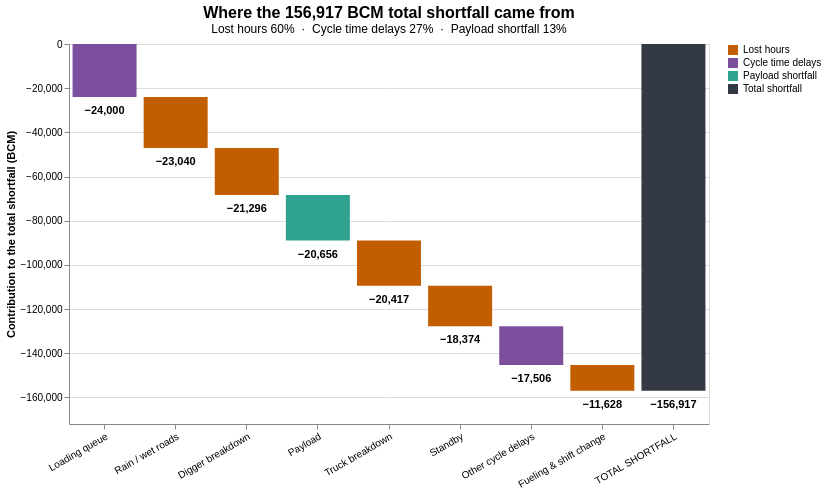

The notebook cell this image was saved under:
### Code cell
color = alt.Scale(domain=["Lost hours", "Cycle time delays", "Payload shortfall", "Total shortfall"],
                  range=["#c25e00", "#7b4f9e", "#2fa38f", "#333a45"])
x = alt.X("label:N", sort=list(wf["label"]), title=None, axis=alt.Axis(labelAngle=-30))

bars = alt.Chart(wf).mark_bar().encode(
    x=x,
    y=alt.Y("start:Q", title="Contribution to the total shortfall (BCM)",
            scale=alt.Scale(domain=[-172000, 0], nice=False)),
    y2="end:Q",
    color=alt.Color("group:N", scale=color, title=None),
    tooltip=[alt.Tooltip("label:N", title="Factor"),
             alt.Tooltip("group:N", title="Group"),
             alt.Tooltip("effect_bcm:Q", title="Effect (BCM)", format=",.0f")])

number= alt.Chart(wf).mark_text(dy=14, fontWeight="bold").encode(
    x=x, y="end:Q", text=alt.Text("effect_bcm:Q", format=",.0f"))

chart = (bars + number).properties(
    width=640, height=380,
    title=alt.TitleParams("Where the 156,917 BCM total shortfall came from",
                          subtitle="Lost hours 60%  ·  Cycle time delays 27%  ·  Payload shortfall 13%",
                          fontSize=16, anchor="middle"))
chart

### Figure 1 — Vega-Lite specification as saved in the notebook (floating-point values rounded to 4 significant figures)
{"config": {"view": {"continuousWidth": 300, "continuousHeight": 300}}, "layer": [{"mark": {"type": "bar"}, "encoding": {"color": {"field": "group", "scale": {"domain": ["Lost hours", "Cycle time delays", "Payload shortfall", "Total shortfall"], "range": ["#c25e00", "#7b4f9e", "#2fa38f", "#333a45"]}, "title": null, "type": "nominal"}, "tooltip": [{"field": "label", "title": "Factor", "type": "nominal"}, {"field": "group", "title": "Group", "type": "nominal"}, {"field": "effect_bcm", "format": ",.0f", "title": "Effect (BCM)", "type": "quantitative"}], "x": {"axis": {"labelAngle": -30}, "field": "label", "sort": ["Loading queue", "Rain / wet roads", "Digger breakdown", "Payload", "Truck breakdown", "Standby", "Other cycle delays", "Fueling & shift change", "TOTAL SHORTFALL"], "title": null, "type": "nominal"}, "y": {"field": "start", "scale": {"domain": [-172000, 0], "nice": false}, "title": "Contribution to the total shortfall (BCM)", "type": "quantitative"}, "y2": {"field": "end"}}}, {"mark": {"type": "text", "dy": 14, "fontWeight": "bold"}, "encoding": {"text": {"field": "effect_bcm", "format": ",.0f", "type": "quantitative"}, "x": {"axis": {"labelAngle": -30}, "field": "label", "sort": ["Loading queue", "Rain / wet roads", "Digger breakdown", "Payload", "Truck breakdown", "Standby", "Other cycle delays", "Fueling & shift change", "TOTAL SHORTFALL"], "title": null, "type": "nominal"}, "y": {"field": "end", "type": "quantitative"}}}], "data": {"name": "data-fae57325bd65474a63ca432687d3ac8f"}, "height": 380, "title": {"text": "Where the 156,917 BCM total shortfall came from", "anchor": "middle", "fontSize": 16, "subtitle": "Lost hours 60%  ·  Cycle time delays 27%  ·  Payload shortfall 13%"}, "width": 640, "$schema": "https://vega.github.io/schema/vega-lite/v5.20.1.json", "datasets": {"data-fae57325bd65474a63ca432687d3ac8f": [{"factor": "eff_queue", "effect_bcm": -24000.0, "start": 0.0, "end": -24000.0, "label": "Loading queue", "type": "Factor", "group": "Cycle time delays"}, {"factor": "eff_rain", "effect_bcm": -23040.0, "start": -24000.0, "end": -47040.0, "label": "Rain / wet roads", "type": "Factor", "group": "Lost hours"}, {"factor": "eff_digger_bd", "effect_bcm": -21300.0, "start": -47040.0, "end": -68340.0, "label": "Digger breakdown", "type": "Factor", "group": "Lost hours"}, {"factor": "eff_pyld", "effect_bcm": -20660.0, "start": -68340.0, "end": -88990.0, "label": "Payload", "type": "Factor", "group": "Payload shortfall"}, {"factor": "eff_truck_bd", "effect_bcm": -20420.0, "start": -88990.0, "end": -109400.0, "label": "Truck breakdown", "type": "Factor", "group": "Lost hours"}, {"factor": "eff_standby", "effect_bcm": -18370.0, "start": -109400.0, "end": -127800.0, "label": "Standby", "type": "Factor", "group": "Lost hours"}, {"factor": "eff_other_cycle", "effect_bcm": -17510.0, "start": -127800.0, "end": -145300.0, "label": "Other cycle delays", "type": "Factor", "group": "Cycle time delays"}, {"factor": "eff_fuel-shift", "effect_bcm": -11630.0, "start": -145300.0, "end": -156900.0, "label": "Fueling & shift change", "type": "Factor", "group": "Lost hours"}, {"factor": "total_gap", "effect_bcm": -156900.0, "start": 0.0, "end": -156900.0, "label": "TOTAL SHORTFALL", "type": "Total", "group": "Total shortfall"}]}}
